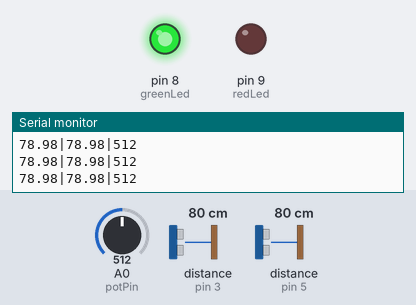
A sketch run on a simulated Arduino Uno, built with avr-gcc and run on an emulated ATmega328P. Parts: output pins drawn as LEDs (lit = HIGH), the last lines printed to the serial monitor. Wiring (inferred from the names in the program): 2 × ultrasonic range finder: trigger pin 2, echo pin 3 / trigger pin 4, echo pin 5. Inputs (shaded band) come from the test bench; at power-on: A0 (potPin) = 512, distance to the obstacle (sensors on pin 3, pin 5) 80 cm. The echo pulse lasts 58.3 µs per cm; pins used as bus, display or sensor lines are not drawn.

Above: at 1.3 s.
1.4 s: A0 (potPin) set to 691
2.9 s: A0 (potPin) set to 712
At 3.9 s:
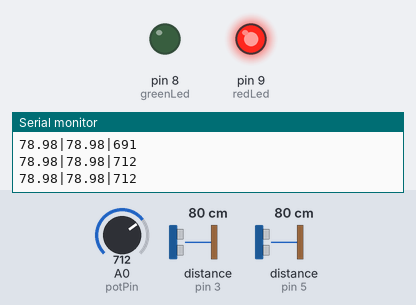
4.5 s: A0 (potPin) set to 690
At 5.1 s:
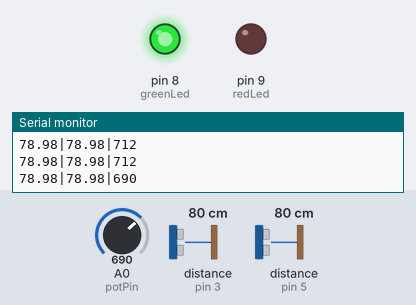
9.1 s: A0 (potPin) set to 710
At 9.9 s:
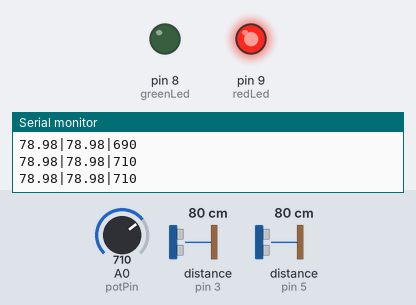
Timing chart, 0 to 11.6 s (numbered marks = the images above; inputs shaded):
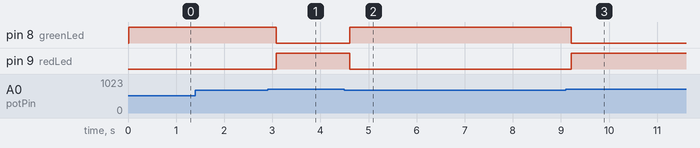

The sketch:

sihwa.ino
```cpp
const int trig1 = 2, echo1 = 3;
const int trig2 = 4, echo2 = 5;
const int potPin = A0;
const int greenLed = 8;
const int redLed = 9;

void setup() {
  Serial.begin(9600);
  pinMode(trig1, OUTPUT); pinMode(echo1, INPUT);
  pinMode(trig2, OUTPUT); pinMode(echo2, INPUT);
  pinMode(greenLed, OUTPUT); pinMode(redLed, OUTPUT);
}

float getDistance(int trig, int echo) {
  digitalWrite(trig, LOW); delayMicroseconds(2);
  digitalWrite(trig, HIGH); delayMicroseconds(10);
  digitalWrite(trig, LOW);
  long duration = pulseIn(echo, HIGH, 30000);
  if (duration == 0) return -1;
  return duration * 0.034 / 2;
}

void loop() {
  float sea = getDistance(trig1, echo1);
  float lake = getDistance(trig2, echo2);
  if (sea < 0 || lake < 0) return;

  float head_m = abs(lake - sea) / 100.0;
  int wasteIntensity = analogRead(potPin);

  // Python 전송용 데이터

  Serial.print(sea, 2);    // 해수위 (m 단위)
  Serial.print("|");
  Serial.print(lake, 2);   // 호수위 (m 단위)
  Serial.print("|");
  Serial.println(wasteIntensity);

  // 현장 LED 피드백
  if (wasteIntensity > 700) {
    digitalWrite(redLed, HIGH);
    digitalWrite(greenLed, LOW);
  } else {
    digitalWrite(redLed, LOW);
    digitalWrite(greenLed, HIGH);
  }
  delay(500);
}
```

Measured:
- the behaviour switches between 700 and 701 on A0 (potPin) (found by bisection; images 0 and 1)
- after the input at 2.9 s, pin 8 (greenLed): HIGH → LOW after 0.18 s; pin 9 (redLed): LOW → HIGH after 0.18 s
- after the input at 4.5 s, pin 8 (greenLed): LOW → HIGH after 0.11 s; pin 9 (redLed): HIGH → LOW after 0.11 s
- after the input at 9.1 s, pin 8 (greenLed): HIGH → LOW after 0.12 s; pin 9 (redLed): LOW → HIGH after 0.12 s
